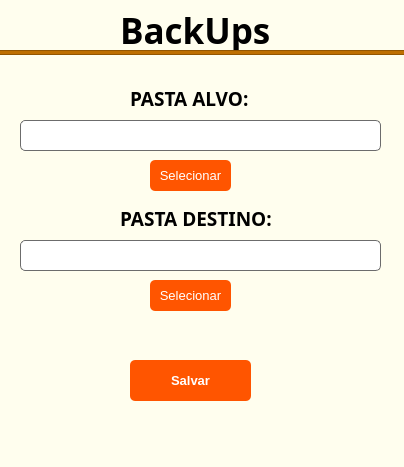
<?xml version="1.0" encoding="UTF-8"?>
<ui version="4.0">
 <class>MainWindow</class>
 <widget class="QMainWindow" name="MainWindow">
  <property name="geometry">
   <rect>
    <x>0</x>
    <y>0</y>
    <width>404</width>
    <height>467</height>
   </rect>
  </property>
  <property name="minimumSize">
   <size>
    <width>404</width>
    <height>467</height>
   </size>
  </property>
  <property name="maximumSize">
   <size>
    <width>404</width>
    <height>467</height>
   </size>
  </property>
  <property name="windowTitle">
   <string>BackUps - Config</string>
  </property>
  <property name="windowIcon">
   <iconset>
    <normaloff>assets/icon.png</normaloff>assets/icon.png</iconset>
  </property>
  <property name="styleSheet">
   <string notr="true">background-color: rgb(255, 254, 238);</string>
  </property>
  <widget class="QWidget" name="centralwidget">
   <widget class="QFrame" name="frame_3">
    <property name="geometry">
     <rect>
      <x>-30</x>
      <y>50</y>
      <width>481</width>
      <height>5</height>
     </rect>
    </property>
    <property name="styleSheet">
     <string notr="true">background-color: rgb(190, 111, 0);</string>
    </property>
    <property name="frameShape">
     <enum>QFrame::StyledPanel</enum>
    </property>
    <property name="frameShadow">
     <enum>QFrame::Raised</enum>
    </property>
   </widget>
   <widget class="QLabel" name="label_3">
    <property name="geometry">
     <rect>
      <x>120</x>
      <y>-10</y>
      <width>171</width>
      <height>81</height>
     </rect>
    </property>
    <property name="font">
     <font>
      <family>Poppins Black</family>
      <pointsize>26</pointsize>
      <weight>75</weight>
      <bold>true</bold>
     </font>
    </property>
    <property name="text">
     <string>BackUps</string>
    </property>
   </widget>
   <widget class="QPushButton" name="selectTarget">
    <property name="geometry">
     <rect>
      <x>150</x>
      <y>160</y>
      <width>81</width>
      <height>31</height>
     </rect>
    </property>
    <property name="font">
     <font>
      <family>Segoe UI</family>
      <pointsize>10</pointsize>
      <weight>50</weight>
      <bold>false</bold>
     </font>
    </property>
    <property name="styleSheet">
     <string notr="true">QPushButton{
	border-radius: 5px;
	background-color: rgb(255, 85, 0);
	color: rgb(255, 255, 255);
}
QPushButton:hover{
	border: 2px solid rgb(108, 108, 108);
	background-color:rgb(232, 73, 0);
	color: rgb(255, 255, 255);
}

QPushButton:pressed{
	border: 2px solid rgb(38, 38, 38);
	background-color: rgb(144, 46, 0);
	color: rgb(255, 255, 255);
}
</string>
    </property>
    <property name="text">
     <string>Selecionar</string>
    </property>
   </widget>
   <widget class="QLabel" name="label_4">
    <property name="geometry">
     <rect>
      <x>130</x>
      <y>90</y>
      <width>141</width>
      <height>16</height>
     </rect>
    </property>
    <property name="font">
     <font>
      <family>Segoe UI Black</family>
      <pointsize>14</pointsize>
      <weight>75</weight>
      <bold>true</bold>
     </font>
    </property>
    <property name="styleSheet">
     <string notr="true"/>
    </property>
    <property name="text">
     <string>PASTA ALVO:</string>
    </property>
   </widget>
   <widget class="QLabel" name="label_5">
    <property name="geometry">
     <rect>
      <x>120</x>
      <y>210</y>
      <width>161</width>
      <height>16</height>
     </rect>
    </property>
    <property name="font">
     <font>
      <family>Segoe UI Black</family>
      <pointsize>14</pointsize>
      <weight>75</weight>
      <bold>true</bold>
     </font>
    </property>
    <property name="styleSheet">
     <string notr="true"/>
    </property>
    <property name="text">
     <string>PASTA DESTINO:</string>
    </property>
   </widget>
   <widget class="QPushButton" name="selectBakFolder">
    <property name="geometry">
     <rect>
      <x>150</x>
      <y>280</y>
      <width>81</width>
      <height>31</height>
     </rect>
    </property>
    <property name="font">
     <font>
      <family>Segoe UI</family>
      <pointsize>10</pointsize>
      <weight>50</weight>
      <bold>false</bold>
     </font>
    </property>
    <property name="styleSheet">
     <string notr="true">QPushButton{
	border-radius: 5px;
	background-color: rgb(255, 85, 0);
	color: rgb(255, 255, 255);
}
QPushButton:hover{
	border: 2px solid rgb(108, 108, 108);
	background-color:rgb(232, 73, 0);
	color: rgb(255, 255, 255);
}

QPushButton:pressed{
	border: 2px solid rgb(38, 38, 38);
	background-color: rgb(144, 46, 0);
	color: rgb(255, 255, 255);
}
</string>
    </property>
    <property name="text">
     <string>Selecionar</string>
    </property>
   </widget>
   <widget class="QLabel" name="targetDisplay">
    <property name="geometry">
     <rect>
      <x>20</x>
      <y>120</y>
      <width>361</width>
      <height>31</height>
     </rect>
    </property>
    <property name="font">
     <font>
      <family>Segoe UI Black</family>
      <pointsize>10</pointsize>
      <weight>75</weight>
      <bold>true</bold>
     </font>
    </property>
    <property name="styleSheet">
     <string notr="true">selection-background-color: rgb(213, 218, 255);
background-color: rgb(255, 255, 255);
border-radius: 5px;
border: 1px solid rgb(108, 108, 108);
</string>
    </property>
    <property name="midLineWidth">
     <number>0</number>
    </property>
    <property name="text">
     <string/>
    </property>
    <property name="textFormat">
     <enum>Qt::AutoText</enum>
    </property>
    <property name="alignment">
     <set>Qt::AlignLeading|Qt::AlignLeft|Qt::AlignVCenter</set>
    </property>
    <property name="openExternalLinks">
     <bool>true</bool>
    </property>
    <property name="textInteractionFlags">
     <set>Qt::LinksAccessibleByMouse|Qt::TextEditable|Qt::TextSelectableByMouse</set>
    </property>
   </widget>
   <widget class="QLabel" name="backupDisplay">
    <property name="geometry">
     <rect>
      <x>20</x>
      <y>240</y>
      <width>361</width>
      <height>31</height>
     </rect>
    </property>
    <property name="font">
     <font>
      <family>Segoe UI Black</family>
      <pointsize>10</pointsize>
      <weight>75</weight>
      <bold>true</bold>
     </font>
    </property>
    <property name="styleSheet">
     <string notr="true">selection-background-color: rgb(213, 218, 255);
background-color: rgb(255, 255, 255);
border-radius: 5px;
border: 1px solid rgb(108, 108, 108);
</string>
    </property>
    <property name="midLineWidth">
     <number>0</number>
    </property>
    <property name="text">
     <string/>
    </property>
    <property name="textFormat">
     <enum>Qt::AutoText</enum>
    </property>
    <property name="alignment">
     <set>Qt::AlignLeading|Qt::AlignLeft|Qt::AlignVCenter</set>
    </property>
    <property name="openExternalLinks">
     <bool>true</bool>
    </property>
    <property name="textInteractionFlags">
     <set>Qt::LinksAccessibleByMouse|Qt::TextEditable|Qt::TextSelectableByMouse</set>
    </property>
   </widget>
   <widget class="QPushButton" name="save">
    <property name="geometry">
     <rect>
      <x>130</x>
      <y>360</y>
      <width>121</width>
      <height>41</height>
     </rect>
    </property>
    <property name="font">
     <font>
      <family>Segoe UI</family>
      <pointsize>10</pointsize>
      <weight>75</weight>
      <bold>true</bold>
     </font>
    </property>
    <property name="styleSheet">
     <string notr="true">QPushButton{
	border-radius: 5px;
	background-color: rgb(255, 85, 0);
	color: rgb(255, 255, 255);
}
QPushButton:hover{
	border: 2px solid rgb(108, 108, 108);
	background-color:rgb(232, 73, 0);
	color: rgb(255, 255, 255);
}

QPushButton:pressed{
	border: 2px solid rgb(38, 38, 38);
	background-color: rgb(144, 46, 0);
	color: rgb(255, 255, 255);
}
</string>
    </property>
    <property name="text">
     <string>Salvar</string>
    </property>
   </widget>
   <zorder>label_3</zorder>
   <zorder>frame_3</zorder>
   <zorder>selectTarget</zorder>
   <zorder>label_4</zorder>
   <zorder>label_5</zorder>
   <zorder>selectBakFolder</zorder>
   <zorder>targetDisplay</zorder>
   <zorder>backupDisplay</zorder>
   <zorder>save</zorder>
  </widget>
  <widget class="QStatusBar" name="statusbar"/>
 </widget>
 <resources/>
 <connections/>
</ui>
